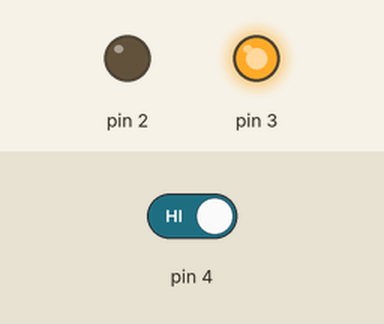
Simulated run of this sketch. Board: Arduino Uno, built with avr-gcc and run on an emulated ATmega328P. On the bench: output pins drawn as LEDs (lit = HIGH). Dashed ring = blinking. The test bench sets the inputs (shaded band); at power-on: pin 4 HIGH.

Above: at 1.2 s.
1.3 s: pin 4 driven LOW
At 1.5 s:
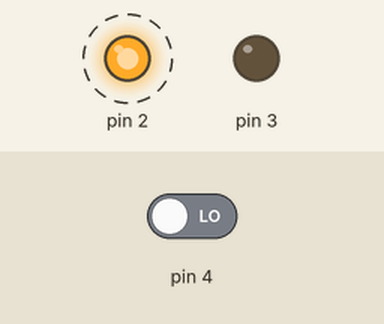
4.3 s: pin 4 driven HIGH
At 4.5 s:
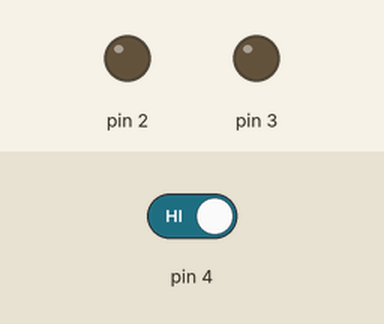
Timing chart, 0 to 7.3 s (numbered marks = the images above; inputs shaded):
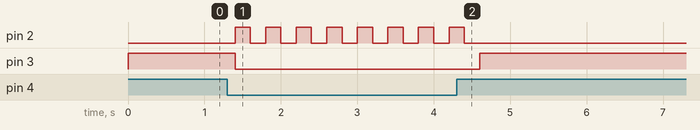

The sketch:

WHILE_Leds_y_boton.ino
```cpp
void setup(){
     pinMode(2, OUTPUT);
     pinMode(3, OUTPUT);
     pinMode(4, INPUT);
     }

void loop(){
     while(digitalRead(4) == 0){
       digitalWrite(3, LOW);
       digitalWrite(2, HIGH);
       delay(200);
       digitalWrite(2, LOW);
       delay(200); }
       digitalWrite(2, LOW);
       digitalWrite(3, HIGH);
       delay(200);
       }
```

Measured:
- after the input at 1.3 s, pin 2: alternates HIGH for 0.20 s and LOW for 0.20 s, starting after 0.10 s; pin 3: HIGH → LOW after 0.10 s
- after the input at 4.3 s, pin 2: goes on until 4.4 s, then stays LOW; pin 3: LOW → HIGH after 0.30 s
